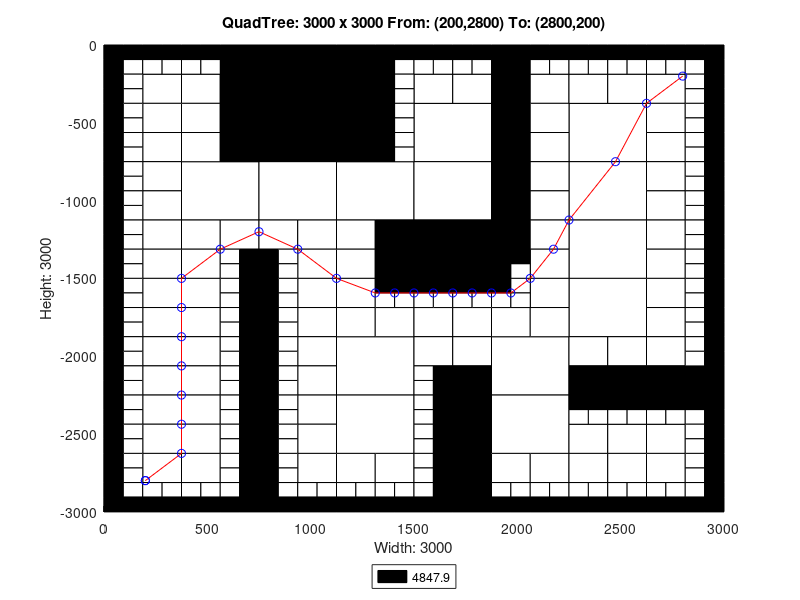

Write MATLAB code to recreate this figure.
axis([0 3000 -3000 0]);
title('QuadTree: 3000 x 3000 From: (200,2800) To: (2800,200)');
xlabel('Width: 3000');
ylabel('Height: 3000');
rectangle('Position',[750 -375 375 375], 'FaceColor',[0 0 0]);
rectangle('Position',[750 -750 375 375], 'FaceColor',[0 0 0]);
rectangle('Position',[375 -1125 375 375], 'FaceColor',[1 1 1]);
rectangle('Position',[750 -1125 375 375], 'FaceColor',[1 1 1]);
rectangle('Position',[1125 -1125 375 375], 'FaceColor',[1 1 1]);
rectangle('Position',[1500 -750 375 375], 'FaceColor',[1 1 1]);
rectangle('Position',[2250 -750 375 375], 'FaceColor',[1 1 1]);
rectangle('Position',[1500 -1125 375 375], 'FaceColor',[1 1 1]);
rectangle('Position',[1500 -1500 375 375], 'FaceColor',[0 0 0]);
rectangle('Position',[2250 -1125 375 375], 'FaceColor',[1 1 1]);
rectangle('Position',[2250 -1500 375 375], 'FaceColor',[1 1 1]);
rectangle('Position',[1125 -2250 375 375], 'FaceColor',[1 1 1]);
rectangle('Position',[1125 -2625 375 375], 'FaceColor',[1 1 1]);
rectangle('Position',[1875 -2250 375 375], 'FaceColor',[1 1 1]);
rectangle('Position',[2250 -1875 375 375], 'FaceColor',[1 1 1]);
rectangle('Position',[1875 -2625 375 375], 'FaceColor',[1 1 1]);
rectangle('Position',[187.5 -375 187.5 187.5], 'FaceColor',[1 1 1]);
rectangle('Position',[562.5 -187.5 187.5 187.5], 'FaceColor',[0 0 0]);
rectangle('Position',[375 -375 187.5 187.5], 'FaceColor',[1 1 1]);
rectangle('Position',[562.5 -375 187.5 187.5], 'FaceColor',[0 0 0]);
rectangle('Position',[187.5 -562.5 187.5 187.5], 'FaceColor',[1 1 1]);
rectangle('Position',[187.5 -750 187.5 187.5], 'FaceColor',[1 1 1]);
rectangle('Position',[375 -562.5 187.5 187.5], 'FaceColor',[1 1 1]);
rectangle('Position',[562.5 -562.5 187.5 187.5], 'FaceColor',[0 0 0]);
rectangle('Position',[375 -750 187.5 187.5], 'FaceColor',[1 1 1]);
rectangle('Position',[562.5 -750 187.5 187.5], 'FaceColor',[0 0 0]);
rectangle('Position',[1125 -187.5 187.5 187.5], 'FaceColor',[0 0 0]);
rectangle('Position',[1125 -375 187.5 187.5], 'FaceColor',[0 0 0]);
rectangle('Position',[1125 -562.5 187.5 187.5], 'FaceColor',[0 0 0]);
rectangle('Position',[1125 -750 187.5 187.5], 'FaceColor',[0 0 0]);
rectangle('Position',[187.5 -937.5 187.5 187.5], 'FaceColor',[1 1 1]);
rectangle('Position',[187.5 -1125 187.5 187.5], 'FaceColor',[1 1 1]);
rectangle('Position',[187.5 -1312.5 187.5 187.5], 'FaceColor',[1 1 1]);
rectangle('Position',[187.5 -1500 187.5 187.5], 'FaceColor',[1 1 1]);
rectangle('Position',[375 -1312.5 187.5 187.5], 'FaceColor',[1 1 1]);
rectangle('Position',[562.5 -1312.5 187.5 187.5], 'FaceColor',[1 1 1]);
rectangle('Position',[375 -1500 187.5 187.5], 'FaceColor',[1 1 1]);
rectangle('Position',[750 -1312.5 187.5 187.5], 'FaceColor',[1 1 1]);
rectangle('Position',[937.5 -1312.5 187.5 187.5], 'FaceColor',[1 1 1]);
rectangle('Position',[937.5 -1500 187.5 187.5], 'FaceColor',[1 1 1]);
rectangle('Position',[1125 -1312.5 187.5 187.5], 'FaceColor',[1 1 1]);
rectangle('Position',[1312.5 -1312.5 187.5 187.5], 'FaceColor',[0 0 0]);
rectangle('Position',[1125 -1500 187.5 187.5], 'FaceColor',[1 1 1]);
rectangle('Position',[1312.5 -1500 187.5 187.5], 'FaceColor',[0 0 0]);
rectangle('Position',[1500 -375 187.5 187.5], 'FaceColor',[1 1 1]);
rectangle('Position',[1687.5 -375 187.5 187.5], 'FaceColor',[1 1 1]);
rectangle('Position',[1875 -187.5 187.5 187.5], 'FaceColor',[0 0 0]);
rectangle('Position',[1875 -375 187.5 187.5], 'FaceColor',[0 0 0]);
rectangle('Position',[2062.5 -375 187.5 187.5], 'FaceColor',[1 1 1]);
rectangle('Position',[1875 -562.5 187.5 187.5], 'FaceColor',[0 0 0]);
rectangle('Position',[2062.5 -562.5 187.5 187.5], 'FaceColor',[1 1 1]);
rectangle('Position',[1875 -750 187.5 187.5], 'FaceColor',[0 0 0]);
rectangle('Position',[2062.5 -750 187.5 187.5], 'FaceColor',[1 1 1]);
rectangle('Position',[2250 -375 187.5 187.5], 'FaceColor',[1 1 1]);
rectangle('Position',[2437.5 -375 187.5 187.5], 'FaceColor',[1 1 1]);
rectangle('Position',[2625 -375 187.5 187.5], 'FaceColor',[1 1 1]);
rectangle('Position',[2625 -562.5 187.5 187.5], 'FaceColor',[1 1 1]);
rectangle('Position',[2625 -750 187.5 187.5], 'FaceColor',[1 1 1]);
rectangle('Position',[1875 -937.5 187.5 187.5], 'FaceColor',[0 0 0]);
rectangle('Position',[2062.5 -937.5 187.5 187.5], 'FaceColor',[1 1 1]);
rectangle('Position',[1875 -1125 187.5 187.5], 'FaceColor',[0 0 0]);
rectangle('Position',[2062.5 -1125 187.5 187.5], 'FaceColor',[1 1 1]);
rectangle('Position',[1875 -1312.5 187.5 187.5], 'FaceColor',[0 0 0]);
rectangle('Position',[2062.5 -1312.5 187.5 187.5], 'FaceColor',[1 1 1]);
rectangle('Position',[2062.5 -1500 187.5 187.5], 'FaceColor',[1 1 1]);
rectangle('Position',[2625 -937.5 187.5 187.5], 'FaceColor',[1 1 1]);
rectangle('Position',[2625 -1125 187.5 187.5], 'FaceColor',[1 1 1]);
rectangle('Position',[2625 -1312.5 187.5 187.5], 'FaceColor',[1 1 1]);
rectangle('Position',[2625 -1500 187.5 187.5], 'FaceColor',[1 1 1]);
rectangle('Position',[187.5 -1687.5 187.5 187.5], 'FaceColor',[1 1 1]);
rectangle('Position',[187.5 -1875 187.5 187.5], 'FaceColor',[1 1 1]);
rectangle('Position',[375 -1687.5 187.5 187.5], 'FaceColor',[1 1 1]);
rectangle('Position',[375 -1875 187.5 187.5], 'FaceColor',[1 1 1]);
rectangle('Position',[187.5 -2062.5 187.5 187.5], 'FaceColor',[1 1 1]);
rectangle('Position',[187.5 -2250 187.5 187.5], 'FaceColor',[1 1 1]);
rectangle('Position',[375 -2062.5 187.5 187.5], 'FaceColor',[1 1 1]);
rectangle('Position',[375 -2250 187.5 187.5], 'FaceColor',[1 1 1]);
rectangle('Position',[937.5 -1687.5 187.5 187.5], 'FaceColor',[1 1 1]);
rectangle('Position',[937.5 -1875 187.5 187.5], 'FaceColor',[1 1 1]);
rectangle('Position',[1125 -1687.5 187.5 187.5], 'FaceColor',[1 1 1]);
rectangle('Position',[1125 -1875 187.5 187.5], 'FaceColor',[1 1 1]);
rectangle('Position',[1312.5 -1875 187.5 187.5], 'FaceColor',[1 1 1]);
rectangle('Position',[937.5 -2062.5 187.5 187.5], 'FaceColor',[1 1 1]);
rectangle('Position',[937.5 -2250 187.5 187.5], 'FaceColor',[1 1 1]);
rectangle('Position',[187.5 -2437.5 187.5 187.5], 'FaceColor',[1 1 1]);
rectangle('Position',[187.5 -2625 187.5 187.5], 'FaceColor',[1 1 1]);
rectangle('Position',[375 -2437.5 187.5 187.5], 'FaceColor',[1 1 1]);
rectangle('Position',[375 -2625 187.5 187.5], 'FaceColor',[1 1 1]);
rectangle('Position',[187.5 -2812.5 187.5 187.5], 'FaceColor',[1 1 1]);
rectangle('Position',[375 -2812.5 187.5 187.5], 'FaceColor',[1 1 1]);
rectangle('Position',[937.5 -2437.5 187.5 187.5], 'FaceColor',[1 1 1]);
rectangle('Position',[937.5 -2625 187.5 187.5], 'FaceColor',[1 1 1]);
rectangle('Position',[937.5 -2812.5 187.5 187.5], 'FaceColor',[1 1 1]);
rectangle('Position',[1125 -2812.5 187.5 187.5], 'FaceColor',[1 1 1]);
rectangle('Position',[1312.5 -2812.5 187.5 187.5], 'FaceColor',[1 1 1]);
rectangle('Position',[1500 -1875 187.5 187.5], 'FaceColor',[1 1 1]);
rectangle('Position',[1687.5 -1875 187.5 187.5], 'FaceColor',[1 1 1]);
rectangle('Position',[2062.5 -1687.5 187.5 187.5], 'FaceColor',[1 1 1]);
rectangle('Position',[1875 -1875 187.5 187.5], 'FaceColor',[1 1 1]);
rectangle('Position',[2062.5 -1875 187.5 187.5], 'FaceColor',[1 1 1]);
rectangle('Position',[1500 -2062.5 187.5 187.5], 'FaceColor',[1 1 1]);
rectangle('Position',[1687.5 -2062.5 187.5 187.5], 'FaceColor',[1 1 1]);
rectangle('Position',[1687.5 -2250 187.5 187.5], 'FaceColor',[0 0 0]);
rectangle('Position',[2625 -1687.5 187.5 187.5], 'FaceColor',[1 1 1]);
rectangle('Position',[2625 -1875 187.5 187.5], 'FaceColor',[1 1 1]);
rectangle('Position',[2250 -2062.5 187.5 187.5], 'FaceColor',[1 1 1]);
rectangle('Position',[2437.5 -2062.5 187.5 187.5], 'FaceColor',[1 1 1]);
rectangle('Position',[2250 -2250 187.5 187.5], 'FaceColor',[0 0 0]);
rectangle('Position',[2437.5 -2250 187.5 187.5], 'FaceColor',[0 0 0]);
rectangle('Position',[2625 -2062.5 187.5 187.5], 'FaceColor',[1 1 1]);
rectangle('Position',[2625 -2250 187.5 187.5], 'FaceColor',[0 0 0]);
rectangle('Position',[2812.5 -2250 187.5 187.5], 'FaceColor',[0 0 0]);
rectangle('Position',[1687.5 -2437.5 187.5 187.5], 'FaceColor',[0 0 0]);
rectangle('Position',[1687.5 -2625 187.5 187.5], 'FaceColor',[0 0 0]);
rectangle('Position',[1687.5 -2812.5 187.5 187.5], 'FaceColor',[0 0 0]);
rectangle('Position',[1687.5 -3000 187.5 187.5], 'FaceColor',[0 0 0]);
rectangle('Position',[1875 -2812.5 187.5 187.5], 'FaceColor',[1 1 1]);
rectangle('Position',[2062.5 -2812.5 187.5 187.5], 'FaceColor',[1 1 1]);
rectangle('Position',[2250 -2625 187.5 187.5], 'FaceColor',[1 1 1]);
rectangle('Position',[2437.5 -2625 187.5 187.5], 'FaceColor',[1 1 1]);
rectangle('Position',[2625 -2625 187.5 187.5], 'FaceColor',[1 1 1]);
rectangle('Position',[2250 -2812.5 187.5 187.5], 'FaceColor',[1 1 1]);
rectangle('Position',[2437.5 -2812.5 187.5 187.5], 'FaceColor',[1 1 1]);
rectangle('Position',[2625 -2812.5 187.5 187.5], 'FaceColor',[1 1 1]);
rectangle('Position',[0 -93.75 93.75 93.75], 'FaceColor',[0 0 0]);
rectangle('Position',[93.75 -93.75 93.75 93.75], 'FaceColor',[0 0 0]);
rectangle('Position',[0 -187.5 93.75 93.75], 'FaceColor',[0 0 0]);
rectangle('Position',[93.75 -187.5 93.75 93.75], 'FaceColor',[1 1 1]);
rectangle('Position',[187.5 -93.75 93.75 93.75], 'FaceColor',[0 0 0]);
rectangle('Position',[281.25 -93.75 93.75 93.75], 'FaceColor',[0 0 0]);
rectangle('Position',[187.5 -187.5 93.75 93.75], 'FaceColor',[1 1 1]);
rectangle('Position',[281.25 -187.5 93.75 93.75], 'FaceColor',[1 1 1]);
rectangle('Position',[0 -281.25 93.75 93.75], 'FaceColor',[0 0 0]);
rectangle('Position',[93.75 -281.25 93.75 93.75], 'FaceColor',[1 1 1]);
rectangle('Position',[0 -375 93.75 93.75], 'FaceColor',[0 0 0]);
rectangle('Position',[93.75 -375 93.75 93.75], 'FaceColor',[1 1 1]);
rectangle('Position',[375 -93.75 93.75 93.75], 'FaceColor',[0 0 0]);
rectangle('Position',[468.75 -93.75 93.75 93.75], 'FaceColor',[0 0 0]);
rectangle('Position',[375 -187.5 93.75 93.75], 'FaceColor',[1 1 1]);
rectangle('Position',[468.75 -187.5 93.75 93.75], 'FaceColor',[1 1 1]);
rectangle('Position',[0 -468.75 93.75 93.75], 'FaceColor',[0 0 0]);
rectangle('Position',[93.75 -468.75 93.75 93.75], 'FaceColor',[1 1 1]);
rectangle('Position',[0 -562.5 93.75 93.75], 'FaceColor',[0 0 0]);
rectangle('Position',[93.75 -562.5 93.75 93.75], 'FaceColor',[1 1 1]);
rectangle('Position',[0 -656.25 93.75 93.75], 'FaceColor',[0 0 0]);
rectangle('Position',[93.75 -656.25 93.75 93.75], 'FaceColor',[1 1 1]);
rectangle('Position',[0 -750 93.75 93.75], 'FaceColor',[0 0 0]);
rectangle('Position',[93.75 -750 93.75 93.75], 'FaceColor',[1 1 1]);
rectangle('Position',[1312.5 -93.75 93.75 93.75], 'FaceColor',[0 0 0]);
rectangle('Position',[1406.25 -93.75 93.75 93.75], 'FaceColor',[0 0 0]);
rectangle('Position',[1312.5 -187.5 93.75 93.75], 'FaceColor',[0 0 0]);
rectangle('Position',[1406.25 -187.5 93.75 93.75], 'FaceColor',[1 1 1]);
rectangle('Position',[1312.5 -281.25 93.75 93.75], 'FaceColor',[0 0 0]);
rectangle('Position',[1406.25 -281.25 93.75 93.75], 'FaceColor',[1 1 1]);
rectangle('Position',[1312.5 -375 93.75 93.75], 'FaceColor',[0 0 0]);
rectangle('Position',[1406.25 -375 93.75 93.75], 'FaceColor',[1 1 1]);
rectangle('Position',[1312.5 -468.75 93.75 93.75], 'FaceColor',[0 0 0]);
rectangle('Position',[1406.25 -468.75 93.75 93.75], 'FaceColor',[1 1 1]);
rectangle('Position',[1312.5 -562.5 93.75 93.75], 'FaceColor',[0 0 0]);
rectangle('Position',[1406.25 -562.5 93.75 93.75], 'FaceColor',[1 1 1]);
rectangle('Position',[1312.5 -656.25 93.75 93.75], 'FaceColor',[0 0 0]);
rectangle('Position',[1406.25 -656.25 93.75 93.75], 'FaceColor',[1 1 1]);
rectangle('Position',[1312.5 -750 93.75 93.75], 'FaceColor',[0 0 0]);
rectangle('Position',[1406.25 -750 93.75 93.75], 'FaceColor',[1 1 1]);
rectangle('Position',[0 -843.75 93.75 93.75], 'FaceColor',[0 0 0]);
rectangle('Position',[93.75 -843.75 93.75 93.75], 'FaceColor',[1 1 1]);
rectangle('Position',[0 -937.5 93.75 93.75], 'FaceColor',[0 0 0]);
rectangle('Position',[93.75 -937.5 93.75 93.75], 'FaceColor',[1 1 1]);
rectangle('Position',[0 -1031.25 93.75 93.75], 'FaceColor',[0 0 0]);
rectangle('Position',[93.75 -1031.25 93.75 93.75], 'FaceColor',[1 1 1]);
rectangle('Position',[0 -1125 93.75 93.75], 'FaceColor',[0 0 0]);
rectangle('Position',[93.75 -1125 93.75 93.75], 'FaceColor',[1 1 1]);
rectangle('Position',[0 -1218.75 93.75 93.75], 'FaceColor',[0 0 0]);
rectangle('Position',[93.75 -1218.75 93.75 93.75], 'FaceColor',[1 1 1]);
rectangle('Position',[0 -1312.5 93.75 93.75], 'FaceColor',[0 0 0]);
rectangle('Position',[93.75 -1312.5 93.75 93.75], 'FaceColor',[1 1 1]);
rectangle('Position',[0 -1406.25 93.75 93.75], 'FaceColor',[0 0 0]);
rectangle('Position',[93.75 -1406.25 93.75 93.75], 'FaceColor',[1 1 1]);
rectangle('Position',[0 -1500 93.75 93.75], 'FaceColor',[0 0 0]);
rectangle('Position',[93.75 -1500 93.75 93.75], 'FaceColor',[1 1 1]);
rectangle('Position',[562.5 -1406.25 93.75 93.75], 'FaceColor',[1 1 1]);
rectangle('Position',[656.25 -1406.25 93.75 93.75], 'FaceColor',[0 0 0]);
rectangle('Position',[562.5 -1500 93.75 93.75], 'FaceColor',[1 1 1]);
rectangle('Position',[656.25 -1500 93.75 93.75], 'FaceColor',[0 0 0]);
rectangle('Position',[750 -1406.25 93.75 93.75], 'FaceColor',[0 0 0]);
rectangle('Position',[843.75 -1406.25 93.75 93.75], 'FaceColor',[1 1 1]);
rectangle('Position',[750 -1500 93.75 93.75], 'FaceColor',[0 0 0]);
rectangle('Position',[843.75 -1500 93.75 93.75], 'FaceColor',[1 1 1]);
rectangle('Position',[1500 -93.75 93.75 93.75], 'FaceColor',[0 0 0]);
rectangle('Position',[1593.75 -93.75 93.75 93.75], 'FaceColor',[0 0 0]);
rectangle('Position',[1500 -187.5 93.75 93.75], 'FaceColor',[1 1 1]);
rectangle('Position',[1593.75 -187.5 93.75 93.75], 'FaceColor',[1 1 1]);
rectangle('Position',[1687.5 -93.75 93.75 93.75], 'FaceColor',[0 0 0]);
rectangle('Position',[1781.25 -93.75 93.75 93.75], 'FaceColor',[0 0 0]);
rectangle('Position',[1687.5 -187.5 93.75 93.75], 'FaceColor',[1 1 1]);
rectangle('Position',[1781.25 -187.5 93.75 93.75], 'FaceColor',[1 1 1]);
rectangle('Position',[2062.5 -93.75 93.75 93.75], 'FaceColor',[0 0 0]);
rectangle('Position',[2156.25 -93.75 93.75 93.75], 'FaceColor',[0 0 0]);
rectangle('Position',[2062.5 -187.5 93.75 93.75], 'FaceColor',[1 1 1]);
rectangle('Position',[2156.25 -187.5 93.75 93.75], 'FaceColor',[1 1 1]);
rectangle('Position',[2250 -93.75 93.75 93.75], 'FaceColor',[0 0 0]);
rectangle('Position',[2343.75 -93.75 93.75 93.75], 'FaceColor',[0 0 0]);
rectangle('Position',[2250 -187.5 93.75 93.75], 'FaceColor',[1 1 1]);
rectangle('Position',[2343.75 -187.5 93.75 93.75], 'FaceColor',[1 1 1]);
rectangle('Position',[2437.5 -93.75 93.75 93.75], 'FaceColor',[0 0 0]);
rectangle('Position',[2531.25 -93.75 93.75 93.75], 'FaceColor',[0 0 0]);
rectangle('Position',[2437.5 -187.5 93.75 93.75], 'FaceColor',[1 1 1]);
rectangle('Position',[2531.25 -187.5 93.75 93.75], 'FaceColor',[1 1 1]);
rectangle('Position',[2625 -93.75 93.75 93.75], 'FaceColor',[0 0 0]);
rectangle('Position',[2718.75 -93.75 93.75 93.75], 'FaceColor',[0 0 0]);
rectangle('Position',[2625 -187.5 93.75 93.75], 'FaceColor',[1 1 1]);
rectangle('Position',[2718.75 -187.5 93.75 93.75], 'FaceColor',[1 1 1]);
rectangle('Position',[2812.5 -93.75 93.75 93.75], 'FaceColor',[0 0 0]);
rectangle('Position',[2906.25 -93.75 93.75 93.75], 'FaceColor',[0 0 0]);
rectangle('Position',[2812.5 -187.5 93.75 93.75], 'FaceColor',[1 1 1]);
rectangle('Position',[2906.25 -187.5 93.75 93.75], 'FaceColor',[0 0 0]);
rectangle('Position',[2812.5 -281.25 93.75 93.75], 'FaceColor',[1 1 1]);
rectangle('Position',[2906.25 -281.25 93.75 93.75], 'FaceColor',[0 0 0]);
rectangle('Position',[2812.5 -375 93.75 93.75], 'FaceColor',[1 1 1]);
rectangle('Position',[2906.25 -375 93.75 93.75], 'FaceColor',[0 0 0]);
rectangle('Position',[2812.5 -468.75 93.75 93.75], 'FaceColor',[1 1 1]);
rectangle('Position',[2906.25 -468.75 93.75 93.75], 'FaceColor',[0 0 0]);
rectangle('Position',[2812.5 -562.5 93.75 93.75], 'FaceColor',[1 1 1]);
rectangle('Position',[2906.25 -562.5 93.75 93.75], 'FaceColor',[0 0 0]);
rectangle('Position',[2812.5 -656.25 93.75 93.75], 'FaceColor',[1 1 1]);
rectangle('Position',[2906.25 -656.25 93.75 93.75], 'FaceColor',[0 0 0]);
rectangle('Position',[2812.5 -750 93.75 93.75], 'FaceColor',[1 1 1]);
rectangle('Position',[2906.25 -750 93.75 93.75], 'FaceColor',[0 0 0]);
rectangle('Position',[1875 -1406.25 93.75 93.75], 'FaceColor',[0 0 0]);
rectangle('Position',[1968.75 -1406.25 93.75 93.75], 'FaceColor',[0 0 0]);
rectangle('Position',[1875 -1500 93.75 93.75], 'FaceColor',[0 0 0]);
rectangle('Position',[1968.75 -1500 93.75 93.75], 'FaceColor',[1 1 1]);
rectangle('Position',[2812.5 -843.75 93.75 93.75], 'FaceColor',[1 1 1]);
rectangle('Position',[2906.25 -843.75 93.75 93.75], 'FaceColor',[0 0 0]);
rectangle('Position',[2812.5 -937.5 93.75 93.75], 'FaceColor',[1 1 1]);
rectangle('Position',[2906.25 -937.5 93.75 93.75], 'FaceColor',[0 0 0]);
rectangle('Position',[2812.5 -1031.25 93.75 93.75], 'FaceColor',[1 1 1]);
rectangle('Position',[2906.25 -1031.25 93.75 93.75], 'FaceColor',[0 0 0]);
rectangle('Position',[2812.5 -1125 93.75 93.75], 'FaceColor',[1 1 1]);
rectangle('Position',[2906.25 -1125 93.75 93.75], 'FaceColor',[0 0 0]);
rectangle('Position',[2812.5 -1218.75 93.75 93.75], 'FaceColor',[1 1 1]);
rectangle('Position',[2906.25 -1218.75 93.75 93.75], 'FaceColor',[0 0 0]);
rectangle('Position',[2812.5 -1312.5 93.75 93.75], 'FaceColor',[1 1 1]);
rectangle('Position',[2906.25 -1312.5 93.75 93.75], 'FaceColor',[0 0 0]);
rectangle('Position',[2812.5 -1406.25 93.75 93.75], 'FaceColor',[1 1 1]);
rectangle('Position',[2906.25 -1406.25 93.75 93.75], 'FaceColor',[0 0 0]);
rectangle('Position',[2812.5 -1500 93.75 93.75], 'FaceColor',[1 1 1]);
rectangle('Position',[2906.25 -1500 93.75 93.75], 'FaceColor',[0 0 0]);
rectangle('Position',[0 -1593.75 93.75 93.75], 'FaceColor',[0 0 0]);
rectangle('Position',[93.75 -1593.75 93.75 93.75], 'FaceColor',[1 1 1]);
rectangle('Position',[0 -1687.5 93.75 93.75], 'FaceColor',[0 0 0]);
rectangle('Position',[93.75 -1687.5 93.75 93.75], 'FaceColor',[1 1 1]);
rectangle('Position',[0 -1781.25 93.75 93.75], 'FaceColor',[0 0 0]);
rectangle('Position',[93.75 -1781.25 93.75 93.75], 'FaceColor',[1 1 1]);
rectangle('Position',[0 -1875 93.75 93.75], 'FaceColor',[0 0 0]);
rectangle('Position',[93.75 -1875 93.75 93.75], 'FaceColor',[1 1 1]);
rectangle('Position',[562.5 -1593.75 93.75 93.75], 'FaceColor',[1 1 1]);
rectangle('Position',[656.25 -1593.75 93.75 93.75], 'FaceColor',[0 0 0]);
rectangle('Position',[562.5 -1687.5 93.75 93.75], 'FaceColor',[1 1 1]);
rectangle('Position',[656.25 -1687.5 93.75 93.75], 'FaceColor',[0 0 0]);
rectangle('Position',[562.5 -1781.25 93.75 93.75], 'FaceColor',[1 1 1]);
rectangle('Position',[656.25 -1781.25 93.75 93.75], 'FaceColor',[0 0 0]);
rectangle('Position',[562.5 -1875 93.75 93.75], 'FaceColor',[1 1 1]);
rectangle('Position',[656.25 -1875 93.75 93.75], 'FaceColor',[0 0 0]);
rectangle('Position',[0 -1968.75 93.75 93.75], 'FaceColor',[0 0 0]);
rectangle('Position',[93.75 -1968.75 93.75 93.75], 'FaceColor',[1 1 1]);
rectangle('Position',[0 -2062.5 93.75 93.75], 'FaceColor',[0 0 0]);
rectangle('Position',[93.75 -2062.5 93.75 93.75], 'FaceColor',[1 1 1]);
rectangle('Position',[0 -2156.25 93.75 93.75], 'FaceColor',[0 0 0]);
rectangle('Position',[93.75 -2156.25 93.75 93.75], 'FaceColor',[1 1 1]);
rectangle('Position',[0 -2250 93.75 93.75], 'FaceColor',[0 0 0]);
rectangle('Position',[93.75 -2250 93.75 93.75], 'FaceColor',[1 1 1]);
rectangle('Position',[562.5 -1968.75 93.75 93.75], 'FaceColor',[1 1 1]);
rectangle('Position',[656.25 -1968.75 93.75 93.75], 'FaceColor',[0 0 0]);
rectangle('Position',[562.5 -2062.5 93.75 93.75], 'FaceColor',[1 1 1]);
rectangle('Position',[656.25 -2062.5 93.75 93.75], 'FaceColor',[0 0 0]);
rectangle('Position',[562.5 -2156.25 93.75 93.75], 'FaceColor',[1 1 1]);
rectangle('Position',[656.25 -2156.25 93.75 93.75], 'FaceColor',[0 0 0]);
rectangle('Position',[562.5 -2250 93.75 93.75], 'FaceColor',[1 1 1]);
rectangle('Position',[656.25 -2250 93.75 93.75], 'FaceColor',[0 0 0]);
rectangle('Position',[750 -1593.75 93.75 93.75], 'FaceColor',[0 0 0]);
rectangle('Position',[843.75 -1593.75 93.75 93.75], 'FaceColor',[1 1 1]);
rectangle('Position',[750 -1687.5 93.75 93.75], 'FaceColor',[0 0 0]);
rectangle('Position',[843.75 -1687.5 93.75 93.75], 'FaceColor',[1 1 1]);
rectangle('Position',[750 -1781.25 93.75 93.75], 'FaceColor',[0 0 0]);
rectangle('Position',[843.75 -1781.25 93.75 93.75], 'FaceColor',[1 1 1]);
rectangle('Position',[750 -1875 93.75 93.75], 'FaceColor',[0 0 0]);
rectangle('Position',[843.75 -1875 93.75 93.75], 'FaceColor',[1 1 1]);
rectangle('Position',[1312.5 -1593.75 93.75 93.75], 'FaceColor',[0 0 0]);
rectangle('Position',[1406.25 -1593.75 93.75 93.75], 'FaceColor',[0 0 0]);
rectangle('Position',[1312.5 -1687.5 93.75 93.75], 'FaceColor',[1 1 1]);
rectangle('Position',[1406.25 -1687.5 93.75 93.75], 'FaceColor',[1 1 1]);
rectangle('Position',[750 -1968.75 93.75 93.75], 'FaceColor',[0 0 0]);
rectangle('Position',[843.75 -1968.75 93.75 93.75], 'FaceColor',[1 1 1]);
rectangle('Position',[750 -2062.5 93.75 93.75], 'FaceColor',[0 0 0]);
rectangle('Position',[843.75 -2062.5 93.75 93.75], 'FaceColor',[1 1 1]);
rectangle('Position',[750 -2156.25 93.75 93.75], 'FaceColor',[0 0 0]);
rectangle('Position',[843.75 -2156.25 93.75 93.75], 'FaceColor',[1 1 1]);
rectangle('Position',[750 -2250 93.75 93.75], 'FaceColor',[0 0 0]);
rectangle('Position',[843.75 -2250 93.75 93.75], 'FaceColor',[1 1 1]);
rectangle('Position',[0 -2343.75 93.75 93.75], 'FaceColor',[0 0 0]);
rectangle('Position',[93.75 -2343.75 93.75 93.75], 'FaceColor',[1 1 1]);
rectangle('Position',[0 -2437.5 93.75 93.75], 'FaceColor',[0 0 0]);
rectangle('Position',[93.75 -2437.5 93.75 93.75], 'FaceColor',[1 1 1]);
rectangle('Position',[0 -2531.25 93.75 93.75], 'FaceColor',[0 0 0]);
rectangle('Position',[93.75 -2531.25 93.75 93.75], 'FaceColor',[1 1 1]);
rectangle('Position',[0 -2625 93.75 93.75], 'FaceColor',[0 0 0]);
rectangle('Position',[93.75 -2625 93.75 93.75], 'FaceColor',[1 1 1]);
rectangle('Position',[562.5 -2343.75 93.75 93.75], 'FaceColor',[1 1 1]);
rectangle('Position',[656.25 -2343.75 93.75 93.75], 'FaceColor',[0 0 0]);
rectangle('Position',[562.5 -2437.5 93.75 93.75], 'FaceColor',[1 1 1]);
rectangle('Position',[656.25 -2437.5 93.75 93.75], 'FaceColor',[0 0 0]);
rectangle('Position',[562.5 -2531.25 93.75 93.75], 'FaceColor',[1 1 1]);
rectangle('Position',[656.25 -2531.25 93.75 93.75], 'FaceColor',[0 0 0]);
rectangle('Position',[562.5 -2625 93.75 93.75], 'FaceColor',[1 1 1]);
rectangle('Position',[656.25 -2625 93.75 93.75], 'FaceColor',[0 0 0]);
rectangle('Position',[0 -2718.75 93.75 93.75], 'FaceColor',[0 0 0]);
rectangle('Position',[93.75 -2718.75 93.75 93.75], 'FaceColor',[1 1 1]);
rectangle('Position',[0 -2812.5 93.75 93.75], 'FaceColor',[0 0 0]);
rectangle('Position',[93.75 -2812.5 93.75 93.75], 'FaceColor',[1 1 1]);
rectangle('Position',[0 -2906.25 93.75 93.75], 'FaceColor',[0 0 0]);
rectangle('Position',[93.75 -2906.25 93.75 93.75], 'FaceColor',[1 1 1]);
rectangle('Position',[0 -3000 93.75 93.75], 'FaceColor',[0 0 0]);
rectangle('Position',[93.75 -3000 93.75 93.75], 'FaceColor',[0 0 0]);
rectangle('Position',[187.5 -2906.25 93.75 93.75], 'FaceColor',[1 1 1]);
rectangle('Position',[281.25 -2906.25 93.75 93.75], 'FaceColor',[1 1 1]);
rectangle('Position',[187.5 -3000 93.75 93.75], 'FaceColor',[0 0 0]);
rectangle('Position',[281.25 -3000 93.75 93.75], 'FaceColor',[0 0 0]);
rectangle('Position',[562.5 -2718.75 93.75 93.75], 'FaceColor',[1 1 1]);
rectangle('Position',[656.25 -2718.75 93.75 93.75], 'FaceColor',[0 0 0]);
rectangle('Position',[562.5 -2812.5 93.75 93.75], 'FaceColor',[1 1 1]);
rectangle('Position',[656.25 -2812.5 93.75 93.75], 'FaceColor',[0 0 0]);
rectangle('Position',[375 -2906.25 93.75 93.75], 'FaceColor',[1 1 1]);
rectangle('Position',[468.75 -2906.25 93.75 93.75], 'FaceColor',[1 1 1]);
rectangle('Position',[375 -3000 93.75 93.75], 'FaceColor',[0 0 0]);
rectangle('Position',[468.75 -3000 93.75 93.75], 'FaceColor',[0 0 0]);
rectangle('Position',[562.5 -2906.25 93.75 93.75], 'FaceColor',[1 1 1]);
rectangle('Position',[656.25 -2906.25 93.75 93.75], 'FaceColor',[0 0 0]);
rectangle('Position',[562.5 -3000 93.75 93.75], 'FaceColor',[0 0 0]);
rectangle('Position',[656.25 -3000 93.75 93.75], 'FaceColor',[0 0 0]);
rectangle('Position',[750 -2343.75 93.75 93.75], 'FaceColor',[0 0 0]);
rectangle('Position',[843.75 -2343.75 93.75 93.75], 'FaceColor',[1 1 1]);
rectangle('Position',[750 -2437.5 93.75 93.75], 'FaceColor',[0 0 0]);
rectangle('Position',[843.75 -2437.5 93.75 93.75], 'FaceColor',[1 1 1]);
rectangle('Position',[750 -2531.25 93.75 93.75], 'FaceColor',[0 0 0]);
rectangle('Position',[843.75 -2531.25 93.75 93.75], 'FaceColor',[1 1 1]);
rectangle('Position',[750 -2625 93.75 93.75], 'FaceColor',[0 0 0]);
rectangle('Position',[843.75 -2625 93.75 93.75], 'FaceColor',[1 1 1]);
rectangle('Position',[750 -2718.75 93.75 93.75], 'FaceColor',[0 0 0]);
rectangle('Position',[843.75 -2718.75 93.75 93.75], 'FaceColor',[1 1 1]);
rectangle('Position',[750 -2812.5 93.75 93.75], 'FaceColor',[0 0 0]);
rectangle('Position',[843.75 -2812.5 93.75 93.75], 'FaceColor',[1 1 1]);
rectangle('Position',[750 -2906.25 93.75 93.75], 'FaceColor',[0 0 0]);
rectangle('Position',[843.75 -2906.25 93.75 93.75], 'FaceColor',[1 1 1]);
rectangle('Position',[750 -3000 93.75 93.75], 'FaceColor',[0 0 0]);
rectangle('Position',[843.75 -3000 93.75 93.75], 'FaceColor',[0 0 0]);
rectangle('Position',[937.5 -2906.25 93.75 93.75], 'FaceColor',[1 1 1]);
rectangle('Position',[1031.25 -2906.25 93.75 93.75], 'FaceColor',[1 1 1]);
rectangle('Position',[937.5 -3000 93.75 93.75], 'FaceColor',[0 0 0]);
rectangle('Position',[1031.25 -3000 93.75 93.75], 'FaceColor',[0 0 0]);
rectangle('Position',[1125 -2906.25 93.75 93.75], 'FaceColor',[1 1 1]);
rectangle('Position',[1218.75 -2906.25 93.75 93.75], 'FaceColor',[1 1 1]);
rectangle('Position',[1125 -3000 93.75 93.75], 'FaceColor',[0 0 0]);
rectangle('Position',[1218.75 -3000 93.75 93.75], 'FaceColor',[0 0 0]);
rectangle('Position',[1312.5 -2906.25 93.75 93.75], 'FaceColor',[1 1 1]);
rectangle('Position',[1406.25 -2906.25 93.75 93.75], 'FaceColor',[1 1 1]);
rectangle('Position',[1312.5 -3000 93.75 93.75], 'FaceColor',[0 0 0]);
rectangle('Position',[1406.25 -3000 93.75 93.75], 'FaceColor',[0 0 0]);
rectangle('Position',[1500 -1593.75 93.75 93.75], 'FaceColor',[0 0 0]);
rectangle('Position',[1593.75 -1593.75 93.75 93.75], 'FaceColor',[0 0 0]);
rectangle('Position',[1500 -1687.5 93.75 93.75], 'FaceColor',[1 1 1]);
rectangle('Position',[1593.75 -1687.5 93.75 93.75], 'FaceColor',[1 1 1]);
rectangle('Position',[1687.5 -1593.75 93.75 93.75], 'FaceColor',[0 0 0]);
rectangle('Position',[1781.25 -1593.75 93.75 93.75], 'FaceColor',[0 0 0]);
rectangle('Position',[1687.5 -1687.5 93.75 93.75], 'FaceColor',[1 1 1]);
rectangle('Position',[1781.25 -1687.5 93.75 93.75], 'FaceColor',[1 1 1]);
rectangle('Position',[1875 -1593.75 93.75 93.75], 'FaceColor',[0 0 0]);
rectangle('Position',[1968.75 -1593.75 93.75 93.75], 'FaceColor',[1 1 1]);
rectangle('Position',[1875 -1687.5 93.75 93.75], 'FaceColor',[1 1 1]);
rectangle('Position',[1968.75 -1687.5 93.75 93.75], 'FaceColor',[1 1 1]);
rectangle('Position',[1500 -2156.25 93.75 93.75], 'FaceColor',[1 1 1]);
rectangle('Position',[1593.75 -2156.25 93.75 93.75], 'FaceColor',[0 0 0]);
rectangle('Position',[1500 -2250 93.75 93.75], 'FaceColor',[1 1 1]);
rectangle('Position',[1593.75 -2250 93.75 93.75], 'FaceColor',[0 0 0]);
rectangle('Position',[2812.5 -1593.75 93.75 93.75], 'FaceColor',[1 1 1]);
rectangle('Position',[2906.25 -1593.75 93.75 93.75], 'FaceColor',[0 0 0]);
rectangle('Position',[2812.5 -1687.5 93.75 93.75], 'FaceColor',[1 1 1]);
rectangle('Position',[2906.25 -1687.5 93.75 93.75], 'FaceColor',[0 0 0]);
rectangle('Position',[2812.5 -1781.25 93.75 93.75], 'FaceColor',[1 1 1]);
rectangle('Position',[2906.25 -1781.25 93.75 93.75], 'FaceColor',[0 0 0]);
rectangle('Position',[2812.5 -1875 93.75 93.75], 'FaceColor',[1 1 1]);
rectangle('Position',[2906.25 -1875 93.75 93.75], 'FaceColor',[0 0 0]);
rectangle('Position',[2812.5 -1968.75 93.75 93.75], 'FaceColor',[1 1 1]);
rectangle('Position',[2906.25 -1968.75 93.75 93.75], 'FaceColor',[0 0 0]);
rectangle('Position',[2812.5 -2062.5 93.75 93.75], 'FaceColor',[1 1 1]);
rectangle('Position',[2906.25 -2062.5 93.75 93.75], 'FaceColor',[0 0 0]);
rectangle('Position',[1500 -2343.75 93.75 93.75], 'FaceColor',[1 1 1]);
rectangle('Position',[1593.75 -2343.75 93.75 93.75], 'FaceColor',[0 0 0]);
rectangle('Position',[1500 -2437.5 93.75 93.75], 'FaceColor',[1 1 1]);
rectangle('Position',[1593.75 -2437.5 93.75 93.75], 'FaceColor',[0 0 0]);
rectangle('Position',[1500 -2531.25 93.75 93.75], 'FaceColor',[1 1 1]);
rectangle('Position',[1593.75 -2531.25 93.75 93.75], 'FaceColor',[0 0 0]);
rectangle('Position',[1500 -2625 93.75 93.75], 'FaceColor',[1 1 1]);
rectangle('Position',[1593.75 -2625 93.75 93.75], 'FaceColor',[0 0 0]);
rectangle('Position',[1500 -2718.75 93.75 93.75], 'FaceColor',[1 1 1]);
rectangle('Position',[1593.75 -2718.75 93.75 93.75], 'FaceColor',[0 0 0]);
rectangle('Position',[1500 -2812.5 93.75 93.75], 'FaceColor',[1 1 1]);
rectangle('Position',[1593.75 -2812.5 93.75 93.75], 'FaceColor',[0 0 0]);
rectangle('Position',[1500 -2906.25 93.75 93.75], 'FaceColor',[1 1 1]);
rectangle('Position',[1593.75 -2906.25 93.75 93.75], 'FaceColor',[0 0 0]);
rectangle('Position',[1500 -3000 93.75 93.75], 'FaceColor',[0 0 0]);
rectangle('Position',[1593.75 -3000 93.75 93.75], 'FaceColor',[0 0 0]);
rectangle('Position',[1875 -2906.25 93.75 93.75], 'FaceColor',[1 1 1]);
rectangle('Position',[1968.75 -2906.25 93.75 93.75], 'FaceColor',[1 1 1]);
rectangle('Position',[1875 -3000 93.75 93.75], 'FaceColor',[0 0 0]);
rectangle('Position',[1968.75 -3000 93.75 93.75], 'FaceColor',[0 0 0]);
rectangle('Position',[2062.5 -2906.25 93.75 93.75], 'FaceColor',[1 1 1]);
rectangle('Position',[2156.25 -2906.25 93.75 93.75], 'FaceColor',[1 1 1]);
rectangle('Position',[2062.5 -3000 93.75 93.75], 'FaceColor',[0 0 0]);
rectangle('Position',[2156.25 -3000 93.75 93.75], 'FaceColor',[0 0 0]);
rectangle('Position',[2250 -2343.75 93.75 93.75], 'FaceColor',[0 0 0]);
rectangle('Position',[2343.75 -2343.75 93.75 93.75], 'FaceColor',[0 0 0]);
rectangle('Position',[2250 -2437.5 93.75 93.75], 'FaceColor',[1 1 1]);
rectangle('Position',[2343.75 -2437.5 93.75 93.75], 'FaceColor',[1 1 1]);
rectangle('Position',[2437.5 -2343.75 93.75 93.75], 'FaceColor',[0 0 0]);
rectangle('Position',[2531.25 -2343.75 93.75 93.75], 'FaceColor',[0 0 0]);
rectangle('Position',[2437.5 -2437.5 93.75 93.75], 'FaceColor',[1 1 1]);
rectangle('Position',[2531.25 -2437.5 93.75 93.75], 'FaceColor',[1 1 1]);
rectangle('Position',[2625 -2343.75 93.75 93.75], 'FaceColor',[0 0 0]);
rectangle('Position',[2718.75 -2343.75 93.75 93.75], 'FaceColor',[0 0 0]);
rectangle('Position',[2625 -2437.5 93.75 93.75], 'FaceColor',[1 1 1]);
rectangle('Position',[2718.75 -2437.5 93.75 93.75], 'FaceColor',[1 1 1]);
rectangle('Position',[2812.5 -2343.75 93.75 93.75], 'FaceColor',[0 0 0]);
rectangle('Position',[2906.25 -2343.75 93.75 93.75], 'FaceColor',[0 0 0]);
rectangle('Position',[2812.5 -2437.5 93.75 93.75], 'FaceColor',[1 1 1]);
rectangle('Position',[2906.25 -2437.5 93.75 93.75], 'FaceColor',[0 0 0]);
rectangle('Position',[2812.5 -2531.25 93.75 93.75], 'FaceColor',[1 1 1]);
rectangle('Position',[2906.25 -2531.25 93.75 93.75], 'FaceColor',[0 0 0]);
rectangle('Position',[2812.5 -2625 93.75 93.75], 'FaceColor',[1 1 1]);
rectangle('Position',[2906.25 -2625 93.75 93.75], 'FaceColor',[0 0 0]);
rectangle('Position',[2250 -2906.25 93.75 93.75], 'FaceColor',[1 1 1]);
rectangle('Position',[2343.75 -2906.25 93.75 93.75], 'FaceColor',[1 1 1]);
rectangle('Position',[2250 -3000 93.75 93.75], 'FaceColor',[0 0 0]);
rectangle('Position',[2343.75 -3000 93.75 93.75], 'FaceColor',[0 0 0]);
rectangle('Position',[2437.5 -2906.25 93.75 93.75], 'FaceColor',[1 1 1]);
rectangle('Position',[2531.25 -2906.25 93.75 93.75], 'FaceColor',[1 1 1]);
rectangle('Position',[2437.5 -3000 93.75 93.75], 'FaceColor',[0 0 0]);
rectangle('Position',[2531.25 -3000 93.75 93.75], 'FaceColor',[0 0 0]);
rectangle('Position',[2812.5 -2718.75 93.75 93.75], 'FaceColor',[1 1 1]);
rectangle('Position',[2906.25 -2718.75 93.75 93.75], 'FaceColor',[0 0 0]);
rectangle('Position',[2812.5 -2812.5 93.75 93.75], 'FaceColor',[1 1 1]);
rectangle('Position',[2906.25 -2812.5 93.75 93.75], 'FaceColor',[0 0 0]);
rectangle('Position',[2625 -2906.25 93.75 93.75], 'FaceColor',[1 1 1]);
rectangle('Position',[2718.75 -2906.25 93.75 93.75], 'FaceColor',[1 1 1]);
rectangle('Position',[2625 -3000 93.75 93.75], 'FaceColor',[0 0 0]);
rectangle('Position',[2718.75 -3000 93.75 93.75], 'FaceColor',[0 0 0]);
rectangle('Position',[2812.5 -2906.25 93.75 93.75], 'FaceColor',[1 1 1]);
rectangle('Position',[2906.25 -2906.25 93.75 93.75], 'FaceColor',[0 0 0]);
rectangle('Position',[2812.5 -3000 93.75 93.75], 'FaceColor',[0 0 0]);
rectangle('Position',[2906.25 -3000 93.75 93.75], 'FaceColor',[0 0 0]);
X=[2800,2625,2475,2250,2175,2062.5,1968.75,1875,1781.25,1687.5,1593.75,1500,1406.25,1312.5,1125,937.5,750,562.5,375,375,375,375,375,375,375,200,200];
Y=[-200,-375,-750,-1125,-1312.5,-1500,-1593.75,-1593.75,-1593.75,-1593.75,-1593.75,-1593.75,-1593.75,-1593.75,-1500,-1312.5,-1200,-1312.5,-1500,-1687.5,-1875,-2062.5,-2250,-2437.5,-2625,-2800,-2800];
hold on;
plot(X,Y,'r');
plot(X,Y,'bo');
legend('4847.9','Location','southoutside');
